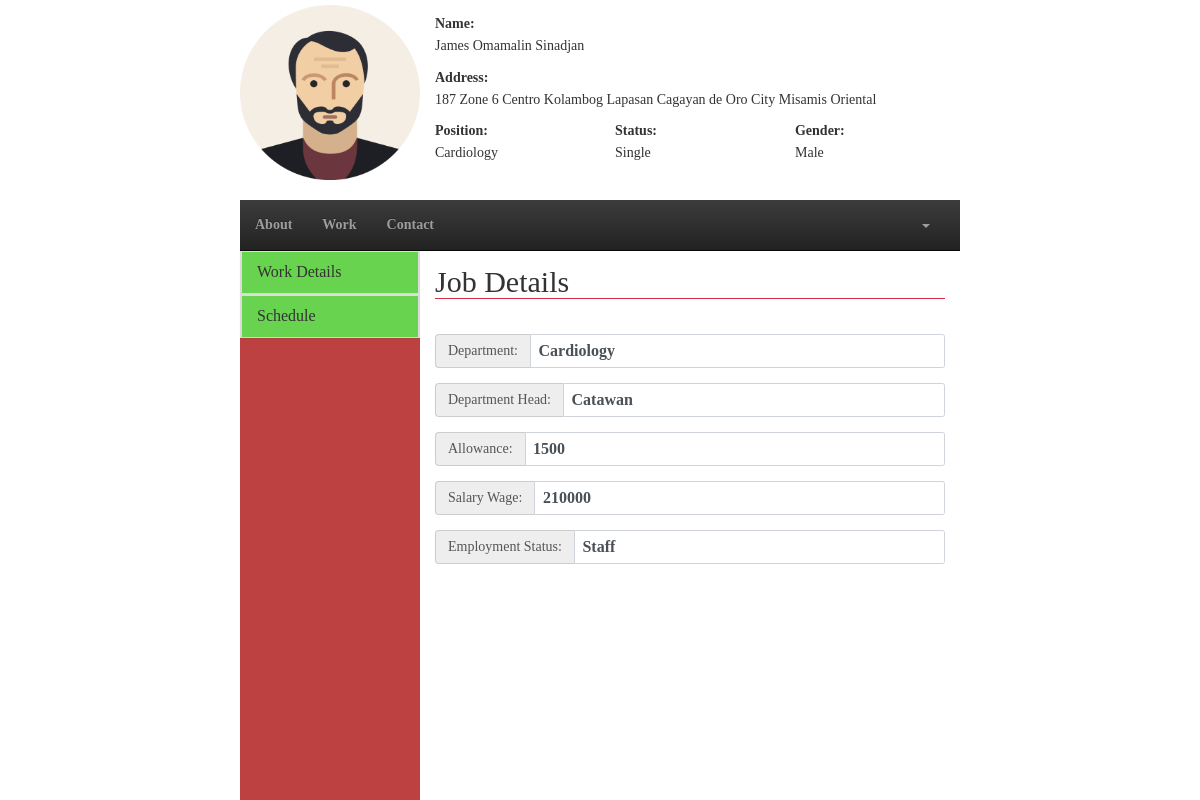
Before: /user/work_details.php?id=6 (signed in) with the older database file.
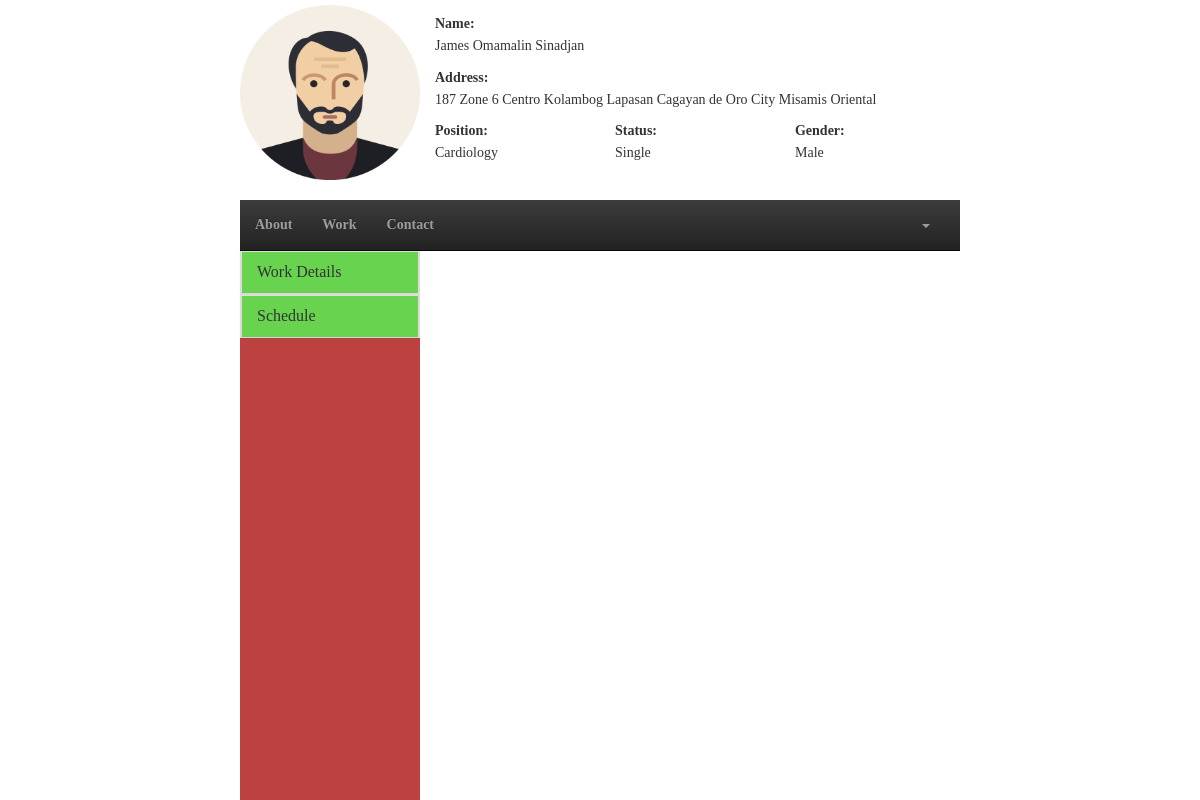
After: the same page with the newer database file.
### tables this page shows
CREATE TABLE `current_address` (
  `staff_id` bigint(20) DEFAULT NULL,
  `addOne` varchar(50) DEFAULT NULL,
  `addTwo` varchar(50) DEFAULT NULL,
  `addTre` varchar(50) DEFAULT NULL,
  `state` varchar(50) NOT NULL,
  `city` varchar(50) NOT NULL,
  `country` varchar(50) NOT NULL,
  `postCode` int(11) NOT NULL
);

CREATE TABLE `staff` (
  `staff_id` bigint(20) NOT NULL,
  `fname` varchar(50) NOT NULL,
  `mname` varchar(50) DEFAULT NULL,
  `lname` varchar(50) NOT NULL,
  `birthdate` date NOT NULL,
  `cellnum` varchar(50) NOT NULL,
  `telnum` varchar(50) DEFAULT NULL,
  `email` varchar(50) NOT NULL,
  `status` varchar(50) NOT NULL,
  `gender` varchar(50) NOT NULL,
  `type` varchar(50) NOT NULL,
  `department` varchar(50) NOT NULL,
  `password` varchar(50) NOT NULL
);

CREATE TABLE `job_details` (
  `staff_id` bigint(20) DEFAULT NULL,
  `salaryWage` int(11) NOT NULL,
  `department` varchar(50) NOT NULL,
  `allowance` int(11) DEFAULT NULL,
  `employmentStatus` varchar(50) NOT NULL,
  `deptHead` varchar(50) NOT NULL,
  `sss` int(11) NOT NULL,
  `pagibig` int(11) NOT NULL,
  `philhealth` int(11) NOT NULL,
  `bir` int(11) NOT NULL,
  `absences` int(11) NOT NULL,
  `late` int(11) NOT NULL
);

### user/work_details.php (the view, shortened to what this page needs)
<!DOCTYPE html>
<html lang="en">
	<head>
		<link rel="stylesheet" href="css/bootstrap.css">
		<link rel="stylesheet" href="css/stylesheet.css">
		<link rel="stylesheet" href="css/bootstrap-theme.css">
	</head>
	<body>
		<div class="row-3">
			<div class="container-sides">
				<div class="col-12">
					<?php
						$space = " ";
						$id = $_GET['id'];
						include_once("action/session.php");
						$query = "SELECT staff.staff_id, staff.fname, staff.mname, staff.lname, staff.status, staff.gender, staff.type, staff.department, staff.password, current_address.staff_id, current_address.addOne, current_address.addTwo, current_address.addTre, current_address.state, current_address.city FROM staff INNER JOIN current_address ON staff.staff_id = current_address.staff_id WHERE staff.staff_id = '$id'";
						$result = mysqli_query($connect,$query);
						if(mysqli_num_rows($result) > 0){
							while($row = mysqli_fetch_assoc($result)):
					?>
								<form action="">
									<div class="col-3 text-center">
										<img src="img/avatar.png" alt="" style="width:180px;height: 180px;padding-top: 5px; ">
									</div>
									<div class="col-9">
										<div class="row-4">
											<div class="container">
												<label>Name:</label>
												<h5><?php echo $row['fname'].$space.$row['mname'].$space.$row['lname'] ?></h5>
											</div>
										</div>
										<div class="row-4">
											<div class="container">
												<label>Address:</label>
												<h5><?php echo $row['addOne'].$space.$row['addTwo'].$space.$row['addTre'].$space.$row['city'].$space.$row['state'] ?></h5>
											</div>
										</div>
										<div class="row-4">
											<div class="col-4 container">
												<label>Position:</label>
												<h5><?php echo $row['department'] ?></h5>
											</div>
											<div class="col-4 container">
												<label>Status:</label>
												<h5><?php echo $row['status'] ?></h5>
											</div>
											<div class="col-4 container">
												<label>Gender:</label>
												<h5><?php echo $row['gender'] ?></h5>
											</div>
										</div>
									</div>
								</form>
					<?php endwhile;} ?>
				</div>
			</div>
		</div>
		<div class="row-9">
			<div class="container-sides">
				<div class="col-12">
					<div class="row-1">
						<div class="">
							<nav class="navbar navbar-inverse navbar-static-top">
								<div class="collapse navbar-collapse navHeaderCollapse">
									<ul class="nav navbar-nav navbar-left">
										<li><a href="about_me.php<?php echo '?id='.$id.''?>">About</a></li>
										<li><a class="active" href="work_details.php<?php echo '?id='.$id.''?>">Work</a></li>
										<li><a href="contact_person.php<?php echo '?id='.$id.''?>">Contact</a></li>
									</ul>
									<ul class="nav navbar-nav navbar-right" style="margin-right: 15px;">
										<li>
											<a href="" class="dropdown-toggle" data-toggle="dropdown"><b class="caret"></b></a>
										</li>
									</ul>
								</div>
							</nav>
						</div>
					</div>
					<div class="row-11">
						<div class="col-3" style="background-color: #be4141;">
							<div class="panel-group">
								<div class="panel panel-default">
									<div class="panel panel-heading">
										<h4 class="panel-title"><a href="#collapse1" data-toggle="collapse"><a href="work_details.php<?php echo '?id='.$id.''?>">Work Details</a></a></h4>
									</div>
								</div>
							</div>
							<div class="panel-group">
								<div class="panel panel-default">
									<div class="panel panel-heading">
										<h4 class="panel-title"><a href="#collapse2" data-toggle="collapse"><a href="work_schedule.php<?php echo '?id='.$id.''?>">Schedule</a></a></h4>
									</div>
								</div>
							</div>
						</div>
						<div class="col-9">
							<div class="row-12">
							<?php
								$id = $_GET['id'];
								include_once("action/session.php");
								$query = "SELECT * FROM job_details WHERE staff_id = '$id'";
								$result = mysqli_query($connect,$query);
								if(mysqli_num_rows($result) > 0){
									while($row = mysqli_fetch_assoc($result)):
							?>
								<form action="">
									<div class="container form-group">
										<legend><h2>Job Details</h2></legend>
									</div>
									<div class="container form-group form-horizontal">
										<div class="inputGroupContainer">
											<div class="input-group">
												<span class="input-group-addon">Department:</span>
												<span class='form-control'><?php echo $row['department'] ?></span>
											</div>
										</div>
									</div>
									<div class="container form-group form-horizontal">
										<div class="inputGroupContainer">
											<div class="input-group">
												<span class="input-group-addon">Department Head:</span>
												<span class='form-control'><?php echo $row['deptHead'] ?></span>
											</div>
										</div>
									</div>
									<div class="container form-group form-horizontal">
										<div class="inputGroupContainer">
											<div class="input-group">
												<span class="input-group-addon">Allowance:</span>
												<span class='form-control'><?php echo $row['allowance'] ?></span>
											</div>
										</div>
									</div>
									<div class="container form-group form-horizontal">
										<div class="inputGroupContainer">
											<div class="input-group">
												<span class="input-group-addon">Salary Wage:</span>
												<span class='form-control'><?php echo $row['salaryWage'] ?></span>
											</div>
										</div>
									</div>
									<div class="container form-group form-horizontal">
										<div class="inputGroupContainer">
											<div class="input-group">
												<span class="input-group-addon">Employment Status:</span>
												<span class='form-control'><?php echo $row['employmentStatus'] ?></span>
											</div>
										</div>
									</div>
								</form>
							<?php endwhile;} ?>
							</div>
						</div>
					</div>
				</div>
			</div>
		</div>
	</body>
</html>

### user/css/stylesheet.css (style rules this page uses)
.col-3 { width: 25%;height: 100%; }
.col-4 { width: 33.3333%;height: 100%; }
.col-9 { width: 75%;height: 100%; }
.col-12 { width: 100%;height: 100%; }
.row-1 { height: 8.3333%;width: 100%; }
.row-3 { height: 25%;width: 100%; }
.row-4 { height: 33.3333%;width: 100%; }
.row-9 { height: 75%;width: 100%; }
.row-11 { height: 91.6666%;width: 100%; }
.row-12 { height: 100%;width: 100%; }
.row-1, .row-2, .row-3, .row-4, .row-5, .row-6, .row-7, .row-8, .row-9, .row-10, .row-11, .row-12 { position: relative; float: left; }
.col-1, .col-2, .col-3, .col-4, .col-5, .col-6, .col-7, .col-8, .col-9, .col-10, .col-11, .col-12 { position: relative; float: left; }
html,body { height: 100% !important; width: 100% !important; font-family: masaya; font-weight: bold; }
.container-sides { width: 60%; height: 100%; margin-right: auto; margin-left: auto; }
* { padding: 0; margin: 0; text-decoration: none; list-style: none; line-height: 1.3; }
h1,h2,h3,h4,h5,h6 { padding: 0 !important; margin: 0 !important; }
a { color: inherit; text-decoration: none; list-style-type: none; }
label { display: inline-block; margin-bottom: .5rem; }
.text-center { text-align: center; }

Changed rows visible on the page:
removed job_details: department "Cardiology", deptHead "Catawan", allowance "1500", salaryWage "210000", employmentStatus "Staff"
